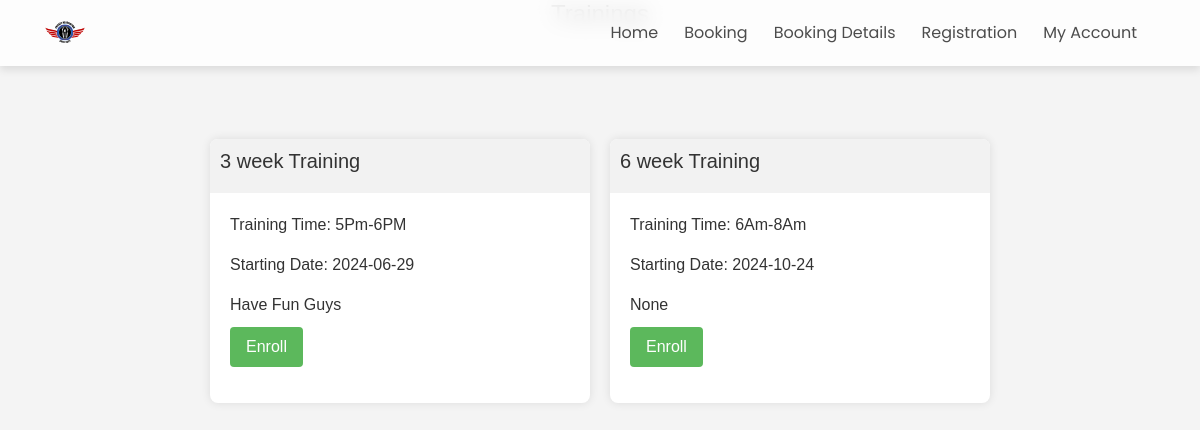
Screenshot of /Registration.php (signed in) with the database file from the repository.
### tables this page shows
CREATE TABLE `training` (
  `ID` int(11) NOT NULL,
  `trainingDurations` varchar(255) NOT NULL,
  `tranningTime` varchar(50) NOT NULL,
  `startingDate` date NOT NULL,
  `description` varchar(255) DEFAULT NULL,
  `createdAt` timestamp NOT NULL DEFAULT current_timestamp()
);

### Registration.php (the view, shortened to what this page needs)
<h1 class="trainings-heading">Trainings</h1>
<div class="trainings-container">
    <?php
    @include 'dbConnect.php';
    @include 'includes/navbar.php';
    $sql = "SELECT ID, trainingDurations, tranningTime, startingDate, description FROM training";
    $result = $conn->query($sql);
    if ($result->num_rows > 0) {
        while ($row = $result->fetch_assoc()) {
            ?>
            <div class="training-card">
                <div class="training-card-header">
                    <h3 class="training-card-title"><?php echo $row["trainingDurations"]; ?></h3>
                </div>
                <div class="training-card-body">
                    <p>Training Time: <?php echo $row["tranningTime"]; ?></p>
                    <p>Starting Date: <?php echo $row["startingDate"]; ?></p>
                    <p class="training-card-description" style="text-align: justify;"><?php echo $row["description"]; ?></p>
                    <form method="post" action="">
                        <button class="training-card-enroll" type="submit" name="enroll">Enroll</button>
                    </form>
                </div>
            </div>
            <?php
        }
    } else {
        echo "0 results";
    }
    ?>
</div>
</body>
</html>

### Css/style.css (style rules this page uses)
body, .navbar, .nav-link { font-family: 'Poppins', sans-serif; }
button { background-color: #007bff; color: #fff; border: none; padding: 10px 20px; border-radius: 5px; cursor: pointer; transition: background-color 0.3s; }
body { font-family: 'Arial', sans-serif; background-color: #f4f4f4; color: #333; margin: 0; padding: 0; }
.trainings-heading { text-align: center; margin-bottom: 30px; font-size: 24px; color: #333; }
.trainings-container { display: flex; flex-wrap: wrap; justify-content: center; margin-top: 100px; }
.training-card { width: calc(33.33% - 20px); margin: 10px; background: #ffffff; box-shadow: 0 0 10px rgba(0, 0, 0, 0.1); border-radius: 8px; }
.training-card-header { background-color: #f2f2f2; padding: 10px; border-top-left-radius: 8px; border-top-right-radius: 8px; }
.training-card-body { padding: 20px; }
.training-card-title { font-size: 20px; margin-bottom: 10px; }
.training-card-description { margin-bottom: 10px; }
.training-card-enroll { background-color: #5cb85c; color: white; border: none; border-radius: 4px; padding: 8px 16px; cursor: pointer; transition: background-color 0.3s ease; }

### rows the page displays
training: trainingDurations "3 week Training", tranningTime "5Pm-6PM", startingDate "2024-06-29", description "Have Fun Guys"
training: trainingDurations "6 week Training", tranningTime "6Am-8Am", startingDate "2024-10-24", description "None"
